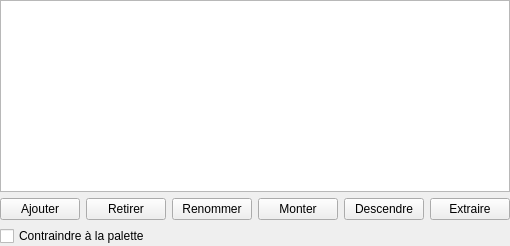
<?xml version="1.0" encoding="UTF-8"?>
<ui version="4.0">
 <class>PixelPalettePanel</class>
 <!-- Palette de projet de l'atelier pixel art (LOT-54 TACHE-07, mise en page descendue du C++ au
      LOT-68). Les libelles poses ici sont des reperes pour Qt Designer : retranslateUi les remplace
      tous (EX-REN-033). -->
 <widget class="QWidget" name="PixelPalettePanel">
  <layout class="QVBoxLayout" name="layout">
   <property name="leftMargin"><number>0</number></property>
   <property name="topMargin"><number>0</number></property>
   <property name="rightMargin"><number>0</number></property>
   <property name="bottomMargin"><number>0</number></property>
   <item>
    <widget class="QListWidget" name="list"/>
   </item>
   <item>
    <layout class="QHBoxLayout" name="buttonRow">
     <item><widget class="QPushButton" name="addButton"><property name="text"><string>Ajouter</string></property></widget></item>
     <item><widget class="QPushButton" name="removeButton"><property name="text"><string>Retirer</string></property></widget></item>
     <item><widget class="QPushButton" name="renameButton"><property name="text"><string>Renommer</string></property></widget></item>
     <item><widget class="QPushButton" name="moveUpButton"><property name="text"><string>Monter</string></property></widget></item>
     <item><widget class="QPushButton" name="moveDownButton"><property name="text"><string>Descendre</string></property></widget></item>
     <item><widget class="QPushButton" name="extractButton"><property name="text"><string>Extraire</string></property></widget></item>
    </layout>
   </item>
   <item>
    <widget class="QCheckBox" name="constrainCheck">
     <property name="text"><string>Contraindre à la palette</string></property>
    </widget>
   </item>
  </layout>
 </widget>
 <resources/>
 <connections/>
</ui>
